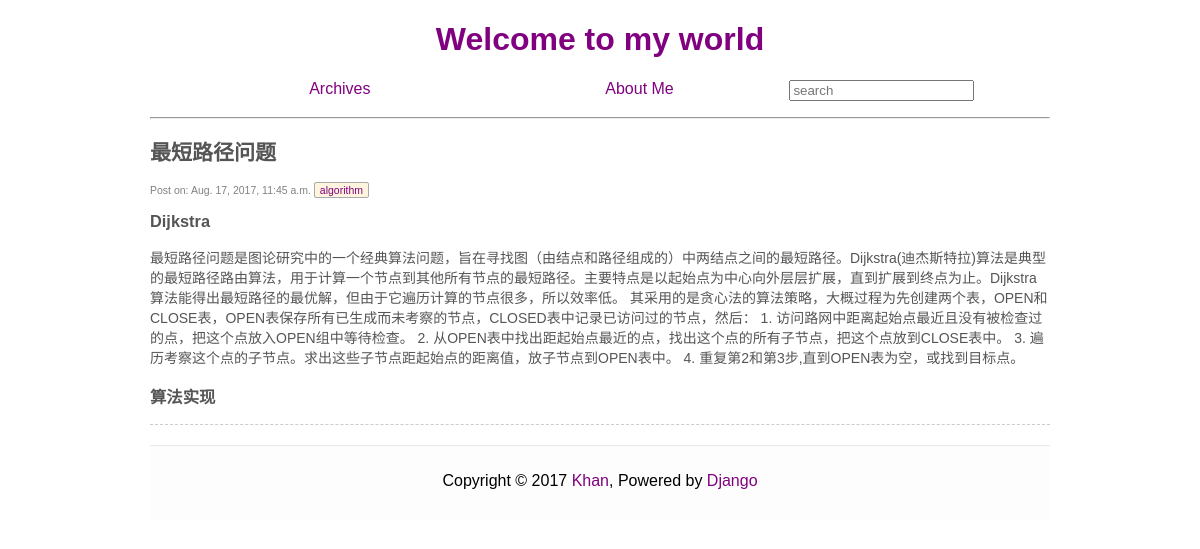
Page /7/ on the committed database.
### article/models.py (models this page shows, shortened)
class Article(models.Model):
    title = models.CharField(max_length = 100)
    category = models.CharField(max_length = 500, blank = True)
    date_time = models.DateTimeField(auto_now_add = True)
    content = models.TextField(blank = True, null = True)
    class Meta:
        ordering = ['-date_time']

### article/views.py (the view)
# urls.py: url(r'^(?P<id>\d+)/$', views.detail, name = 'detail'),
def detail(request, id):
    try:
        post = Article.objects.get(id=str(id))
    except Article.DoesNotExist:
        raise Http404
    return render(request, 'post.html', {'post': post})

### article/templatetags/custom_markdown.py (called while the page is built)
@register.filter(is_safe=True)  #注册template filter
@stringfilter  #希望字符串作为参数
def custom_markdown(value):
    return mark_safe(markdown.markdown(value,
        extensions = ['markdown.extensions.fenced_code', 'markdown.extensions.codehilite'], safe_mode=True, enable_attributes=False))

### templates/post.html
{% extends 'base.html' %}
{% load custom_markdown %}
{% block content %}
<div>
        <section class="post">
            <header class="post-header">
                <h2 class="post-title">{{ post.title }}</h2>
                    <p class="post-meta">
                        Post on:  {{ post.date_time }}
                        <a class="post-category" href="{% url "search_tag" tag=post.category %}">
                        {{ post.category }}
                        </a>
                    </p>
            </header>
            <div class="post-description">
                    <p>
                        {{ post.content|custom_markdown }}
                    </p>
            </div>
        </section>
</div>
{% endblock %}

### article/static/style/style.css (style rules this page uses)
body { font-family: 'TeXGyreAdventor', sans-serif; }
a { text-decoration: none; background-color: transparent; }
a:link { color: purple; }
.post { margin-bottom: 20px; border-bottom: 1px #ccc dashed; font-size: 14px; color: #555; }
.post-meta { font-size: .75em; color: #818181; }
.post-category { background-color: #FFF5DE; border-style: solid; border-radius: 2px; border-color: #aaa; border-width: 1px; padding: 1px 5px; }

### rows in the picture
Article: title "最短路径问题", date_time "Aug. 17, 2017, 11:45 a.m.", category "algorithm", content|custom_markdown "Dijkstra 最短路径问题是图论研究中的一个经典算法问题，旨在寻找图（由结点和路径组成的）中两结点之间的最短路径。Dijkstra(迪杰斯特拉)算法是典型的最短路径路由算法，用于计算一个节点到其他所有节点的最短路径。主要特点是以起始点为中心向外层层扩展，直到扩展到终点为止。Dijkstra算法能得出最短路径的最优解，但由于它遍历计算的节点很多，所以效率低。 其采用的是贪心法的算法策略，大概过程为先创建两个表，OPEN和CLOSE表，OPEN表保存所有已生成而未考察的节点，CLOSED表中记录已访问过的节点，然后： 1. 访问路网中距离起始点最近且没有被检查过的点，把这个点放入OPEN组中等待检查。 2. 从OPEN表中找出距起始点最近的点，找出这个点的所有子节点，把这个点放到CLOSE表中。 3. 遍历考察这个点的子节点。求出这些子节点距起始点的距离值，放子节点到OPEN表中。 4. 重复第2和第3步,直到OPEN表为空，或找到目标点。 算法实现"
